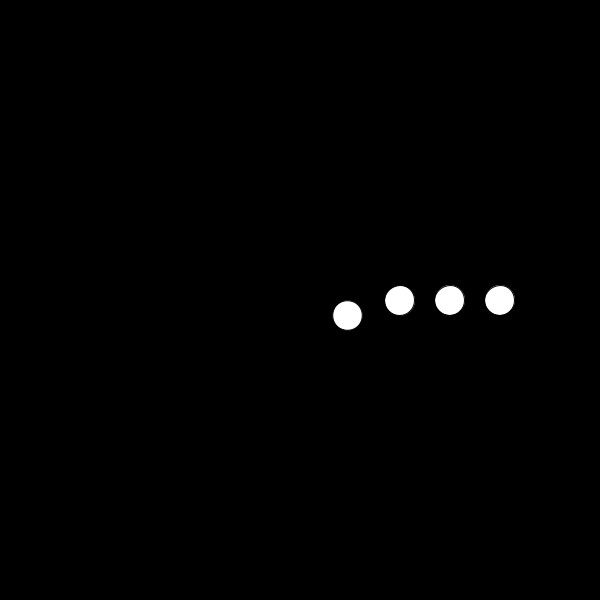
Frame 1 (no input)
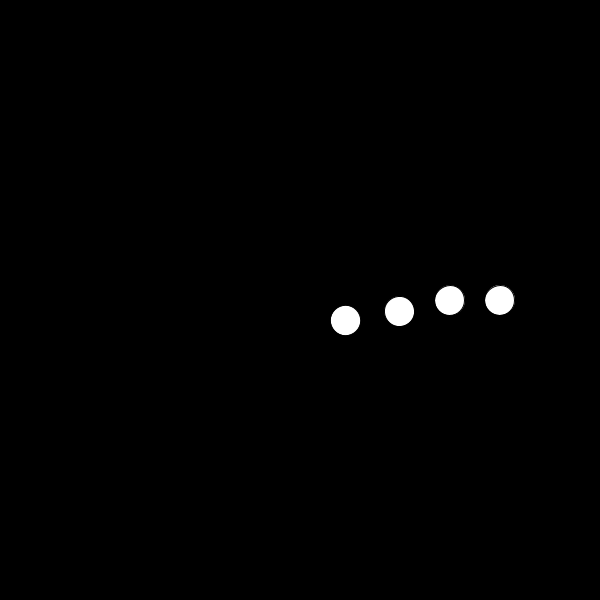
Frame 60 (the mouse pressed at the canvas centre just before this capture)
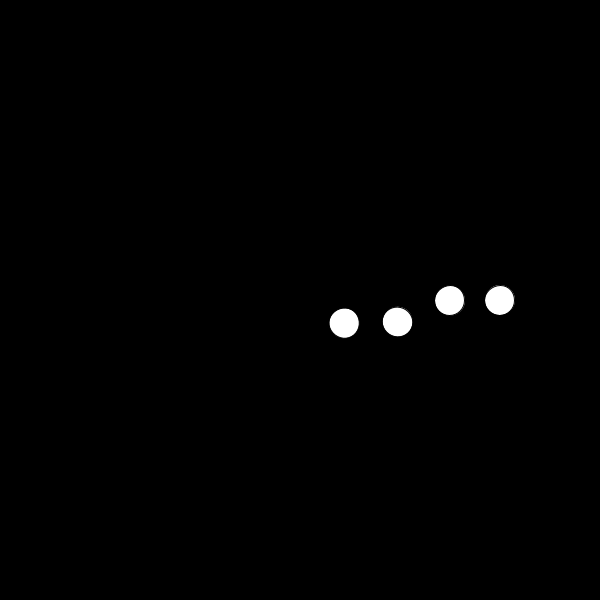
Frame 120 (the mouse held since frame 60 and released just before this capture)

The Processing sketch that drew these frames (run headless with seeded random() and noise(); from frame 60 on, the mouse is pressed at the canvas centre):

// Processing sketch: fundamental_clock
// ── fundamental_clock.pde
int currentTime;

void setup() {
  size(600,600);
  currentTime = millis();
}

void draw(){
  background(0);
  pushMatrix();
  translate(width/2,height/2);
  rotate(TWO_PI*currentTime/1000);
  ellipse(50,0,30,30);
  currentTime = millis();
  popMatrix();
  println(millis());
  
  pushMatrix();
  translate(width/2,height/2);
  rotate(TWO_PI*currentTime/60000);
  ellipse(100,0,30,30);
  currentTime = millis();
  popMatrix();
  println(millis());
  
  pushMatrix();
  translate(width/2,height/2);
  rotate(TWO_PI*currentTime/3600000);
  ellipse(150,0,30,30);
  currentTime = millis();
  popMatrix();
  println(millis());
  
  pushMatrix();
  translate(width/2,height/2);
  rotate(TWO_PI*currentTime/86400000);
  ellipse(200,0,30,30);
  currentTime = millis();
  popMatrix();
  println(millis());
  
}
